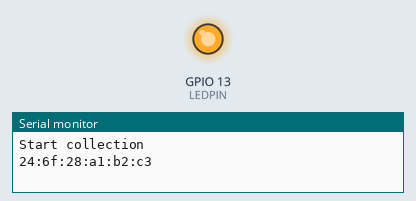
Recording of a sketch running on a simulated ESP8266 (NodeMCU). Shown: output pins drawn as LEDs (lit = HIGH), the last lines printed to the serial monitor. WiFi joins after 1.5 s; servers stay silent unless stated.

Above: at 0.1 s.
At 2.1 s:
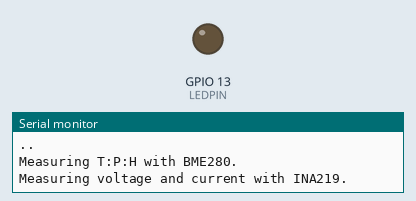
Timing chart, 0 to 3.6 s (numbered marks = the images above):
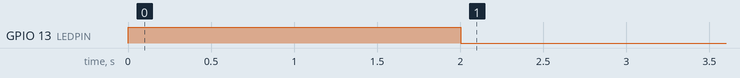

The sketch:

b24.ino
```cpp
/*
 *  2016-07-12 restart project
 */

#include <dummy.h>

#include <Adafruit_INA219.h>

#include <Wire.h>
#include <SPI.h>
#include <Adafruit_Sensor.h>
#include <Adafruit_BME280.h>
#include <ESP8266WiFi.h>
#include <Ticker.h>
extern "C" {
#include "user_interface.h"
}

Adafruit_BME280 bme; // I2C
Adafruit_INA219 ina219; // ina219
Ticker ticker;

#define LEDPIN (13)

String thisMAC = "";
static unsigned int upCount = 0L;

static float lastSendV = 0.0;
static float lastSendA = 0.0;

void setup() {
  Serial.begin(115200);
  Serial.println("Start collection");

  pinMode(LEDPIN, OUTPUT);

  const char ssid[] = "ms101";
  const char password[] = "sekitakovich";

  wifi_set_sleep_type(LIGHT_SLEEP_T);

  unsigned char MAC_STA[6];
  unsigned char *MAC  = WiFi.macAddress(MAC_STA);

  thisMAC =
    String(MAC[0], HEX) + ":" +
    String(MAC[1], HEX) + ":" +
    String(MAC[2], HEX) + ":" +
    String(MAC[3], HEX) + ":" +
    String(MAC[4], HEX) + ":" +
    String(MAC[5], HEX);
  Serial.println(thisMAC);

  digitalWrite(LEDPIN, HIGH);
  WiFi.begin(ssid, password);
  while (WiFi.status() != WL_CONNECTED) {
    delay(1000 * 1);
    Serial.print(".");
  }
  Serial.println("");
  digitalWrite(LEDPIN, LOW);

  bme.begin(0x76);
  Serial.println("Measuring T:P:H with BME280.");
  ina219.begin();
  Serial.println("Measuring voltage and current with INA219.");
}
```

uploadThis.ino
```cpp
int uploadThis(char *host, char *url, int port)
{
  WiFiClient client;
  if (client.connect(host, port)) {
    digitalWrite(LEDPIN, HIGH);

  Serial.println(url);

    client.print(String("GET ") + url + " HTTP/1.1\r\n" + "Host: " + host + "\r\n" + "Connection: close\r\n\r\n");

    delay(500);

    while (client.available()) {
      String line = client.readStringUntil('\r');
      Serial.print(line);
    }
    digitalWrite(LEDPIN, LOW);
  }
  return (0);
}
```
